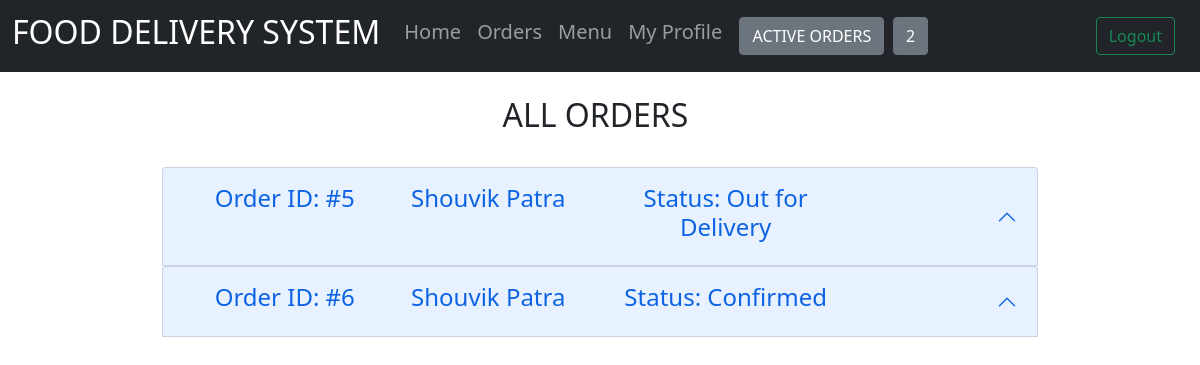
The app's page /restaurant/1/myOrders/ (signed in), older data.
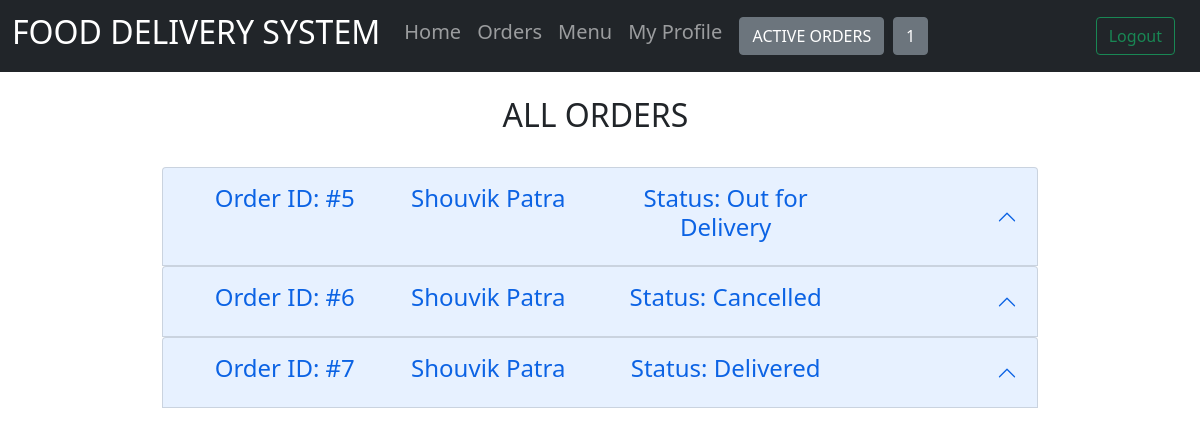
The same page, newer data.
### restaurants/models.py (models this page shows, shortened)
class Restaurant(models.Model):
    name = models.CharField(max_length=255, null=True)
    username = models.ForeignKey(
        User, on_delete=models.CASCADE)
    address = models.CharField(max_length=1500, null=True)
    contact = models.IntegerField(null=True)
    maxActiveOrders = models.IntegerField(null=True)
    activeOrders = models.IntegerField(default=0)

### orders/models.py (models this page shows)
class Order(models.Model):
    category = (('Confirmed', 'Confirmed'),
                ('Preparing', 'Preparing'),
                ('Out for Delivery', 'Out for Delivery'),
                ('Delivered', 'Delivered'),
                ('Cancelled', 'Cancelled'),
                )
    restaurant = models.ForeignKey(
        "restaurants.Restaurant", null=True, on_delete=models.SET_NULL)
    customer = models.ForeignKey(
        "customers.Customer", null=True, on_delete=models.SET_NULL)
    status = models.CharField(
        max_length=60, choices=category, default=category[0][0])
    order_activity = models.BooleanField(default=True)

### customers/models.py (models this page shows)
class Customer(models.Model):
    name = models.CharField(max_length=255, null=True)
    username = models.ForeignKey(
        User, on_delete=models.CASCADE)
    address = models.CharField(max_length=1500, null=True)
    contact = models.IntegerField(null=True)

### restaurants/views.py (the view)
# urls.py: path('<int:rid>/myOrders/', views.resOrderPage, name="resOrderPage"),
@login_required(login_url='home')
def resOrderPage(response, rid):
    restaurant = Restaurant.objects.get(id=rid)
    orders = Order.objects.filter(restaurant_id=rid)
    context = {'rid': rid, 'restaurant': restaurant,
               'orders': orders, }
    return render(response, 'restaurants/orderPage.html', context)

### customers/templatetags/custom_tags.py (called while the page is built)
@register.filter
def multiply(value1, value2):
    return value1*value2

@register.simple_tag
def totalprice(orders):
    total = 0
    for d in orders:
        total += d.dish.price*d.quantity
    return total

### restaurants/templates/restaurants/orderPage.html (shortened to what this page needs)
{% extends 'restaurants/base.html' %} {% block content %} {% load custom_tags %}
<div class="container col-md-9">
  <br />
  <div class="container col-md-3 h2">ALL ORDERS</div>
  <br />
  {% if orders %} {% for order in orders %}
  <div class="accordion" id="accordionExample">
    <div class="accordion-item">
      <h2 class="accordion-header" id="heading{{order.id}}">
        <button
          class="accordion-button btn-success"
          type="button"
          data-bs-toggle="collapse"
          data-bs-target="#collapse{{order.id}}"
          aria-expanded="true"
          aria-controls="collapse{{order.id}}"
        >
          <div class="container">
            <div class="row">
              <div class="col-sm-3 h4">Order ID: #{{order.id}}</div>
              <div class="col-sm-3 h4">{{order.customer.name}}</div>
              <div class="col-sm-4 h4">Status: {{order.status}}</div>
            </div>
          </div>
        </button>
      </h2>
                <th>{% totalprice order.orderlist_set.all as tp%}{{tp}}</th>
    </div>
  </div>
  {% endfor %} {% else %}
  <div class="text-center h4">NO ACTIVE ORDERS</div>
  {% endif %} {% endblock %}

### restaurants/templates/restaurants/navbar.html
<nav class="navbar navbar-expand-lg navbar-dark bg-dark">
  <div class="container-fluid">
    <a class="navbar-brand" href="{%url 'restaurant' rid%}">
      <h2>FOOD DELIVERY SYSTEM</h2></a
    >
    <div class="collapse navbar-collapse" id="navbarSupportedContent">
      <ul class="navbar-nav mr-auto">
        <li class="nav-item active">
          <a class="nav-link h5" href="{%url 'restaurant' rid%}">Home</a>
        </li>
        <li class="nav-item">
          <a class="nav-link h5" href="{%url 'resOrderPage' rid%}">Orders</a>
        </li>
        <li class="nav-item">
          <a class="nav-link h5" href="{%url 'menu' rid%}">Menu</a>
        </li>
        <li class="nav-item">
          <a class="nav-link h5" href="{%url 'resProfile' rid%}">My Profile</a>
        </li>
      </ul>
    </div>
    <div class="collapse navbar-collapse ml-auto" id="navbarSupportedContent">
      <a class="btn btn-secondary ml-auto" width="50" height="50">
        ACTIVE ORDERS </a
      >|
      <a class="btn btn-secondary ml-auto" width="50" height="50">
        {{restaurant.activeOrders}}
      </a>
    </div>
    <button class="btn" type="button">
      <a class="btn btn-outline-success ml-auto" href="{%url 'logout'%}">
        Logout
      </a>
    </button>
  </div>
</nav>

Row changes from the older to the newer data that the page shows:
changed Restaurant: activeOrders "2" → "1"
changed Order id 6: status "Confirmed" → "Cancelled"
added Order: id "7", customer.name "Shouvik Patra", status "Delivered"
